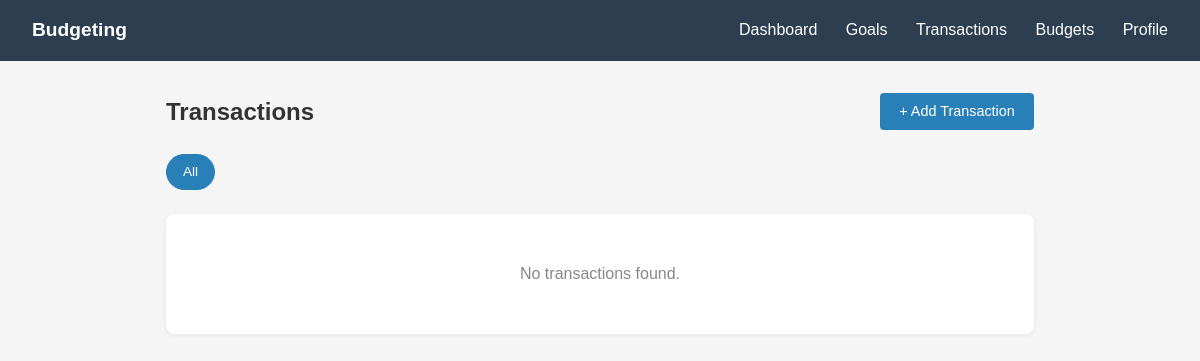
Before: /transactions/ (signed in) with the older database file.
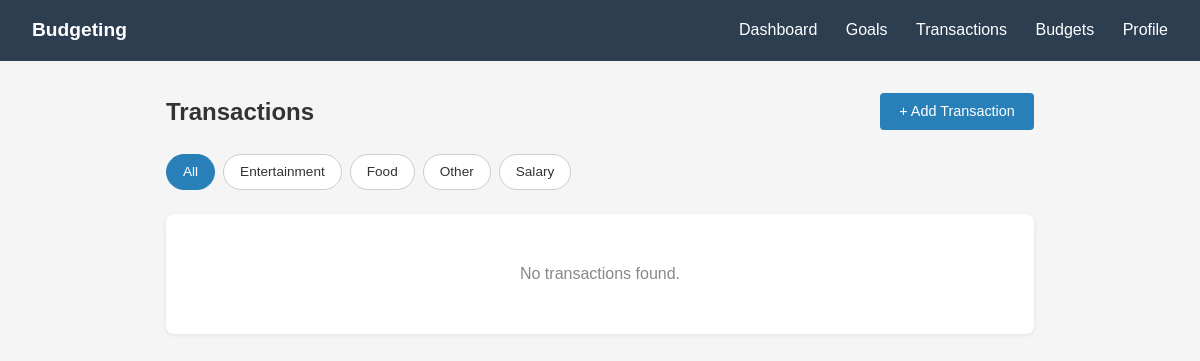
After: the same page with the newer database file.
### transactions/models.py (models this page shows, shortened)
class Category(models.Model):
    user = models.ForeignKey(
        "users.CustomUser",
        on_delete=models.CASCADE,
        null=True,
        blank=True,
        related_name="custom_categories"
    )
    name = models.CharField(max_length=50)
    created_at = models.DateTimeField(auto_now_add=True)
    class Meta:
        constraints = [
            models.UniqueConstraint(
                fields=["name", "user"],
                name='unique_category_per_user'
            )
        ]
        ordering = ["name"]

### transactions/views.py (the view)
# urls.py: path('', TransactionListView.as_view(), name='list'),
class TransactionListView(LoginRequiredMixin, ListView):
    model = Transaction
    template_name = 'transactions/transaction_list.html'
    context_object_name = 'transactions'
    paginate_by = 20
    def get_queryset(self):
        qs = Transaction.objects.filter(user=self.request.user).select_related('category', 'savings_goal')
        category_id = self.request.GET.get('category')
        if category_id:
            qs = qs.filter(category_id=category_id)
        return qs
    def get_context_data(self, **kwargs):
        context = super().get_context_data(**kwargs)
        context['categories'] = Category.objects.filter(
            Q(user__isnull=True) | Q(user=self.request.user)
        )
        context['selected_category'] = self.request.GET.get('category', '')
        return context

### transactions/templates/transactions/transaction_list.html (shortened to what this page needs)
<!DOCTYPE html>
<html>
<head>
</head>
<body>
    <nav>
        <span class="brand">Budgeting</span>
        <div>
            <a href="{% url "dashboard" %}">Dashboard</a>
            <a href="{% url 'saving-goals-list' %}">Goals</a>
            <a href="{% url "transactions:list" %}">Transactions</a>
            <a href="{% url 'budgets:budget_list' %}">Budgets</a>
            <a href="{% url 'profile' %}">Profile</a>
        </div>
    </nav>
    <div class="container">
        <div class="page-header">
            <h1>Transactions</h1>
            <a href="{% url 'transactions:add' %}" class="btn btn-primary">+ Add Transaction</a>
        </div>
        <div class="filters">
            <a href="?" class="filter-btn {% if not selected_category %}active{% endif %}">All</a>
            {% for cat in categories %}
                <a href="?category={{ cat.id }}" class="filter-btn {% if selected_category == cat.id|stringformat:"s" %}active{% endif %}">{{ cat.name }}</a>
            {% endfor %}
        </div>
        <div class="card" style="padding:0; overflow:hidden;">
            {% if transactions %}
            <table class="txn-table">
                <thead>
                    <tr>
                        <th>Date</th>
                        <th>Type</th>
                        <th>Description</th>
                        <th>Category</th>
                        <th>Amount</th>
                        <th>Method</th>
                        <th>Actions</th>
                    </tr>
                </thead>
                <tbody>
                    {% for txn in transactions %}
                    <tr>
                        <td>{{ txn.date|date:"M d, Y" }}</td>
                        <td><span class="badge {% if txn.transaction_type == 'income' %}badge-income{% else %}badge-expense{% endif %}">{{ txn.get_transaction_type_display }}</span></td>
                        <td>{{ txn.description }}</td>
                        <td>{{ txn.category.name|default:"—" }}</td>
                        <td class="{% if txn.transaction_type == 'income' %}amount-income{% else %}amount-expense{% endif %}">
                            {% if txn.transaction_type == 'expense' %}-{% endif %}${{ txn.amount }}
                        </td>
                        <td><span class="badge {% if txn.payment_method == 'cash' %}badge-cash{% else %}badge-card{% endif %}">{{ txn.get_payment_method_display }}</span></td>
                        <td>
                            <a href="{% url 'transactions:edit' txn.id %}" class="btn btn-primary" style="padding:0.3rem 0.7rem; font-size:0.8rem;">Edit</a>
                            <a href="{% url 'transactions:delete' txn.id %}" class="btn btn-danger" style="padding:0.3rem 0.7rem; font-size:0.8rem;" onclick="return confirm('Delete this transaction?')">Delete</a>
                        </td>
                    </tr>
                    {% endfor %}
                </tbody>
            </table>
            {% else %}
            <div class="empty-state">No transactions found.</div>
            {% endif %}
        </div>
    </div>
</body>
</html>

Changed rows visible on the page:
added Category: name "Entertainment"
now on this page (row edited): Category: name "Food"
added Category: name "Other"
added Category: name "Salary"
